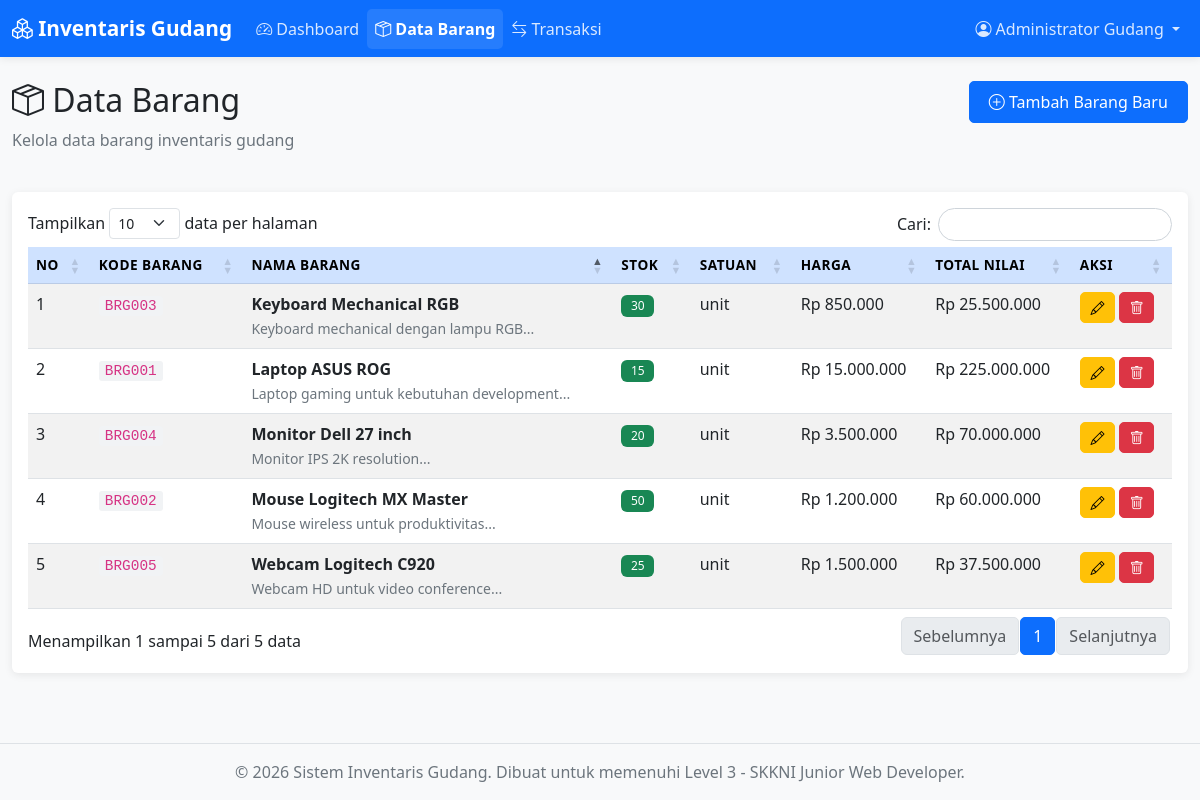
Page /barang.php (signed in) on the committed database.
### tables this page shows
CREATE TABLE barang (
    id INT(11) PRIMARY KEY AUTO_INCREMENT,
    kode_barang VARCHAR(20) NOT NULL UNIQUE COMMENT 'Kode unik barang (contoh: BRG001)',
    nama_barang VARCHAR(100) NOT NULL,
    stok INT(11) NOT NULL DEFAULT 0 COMMENT 'Jumlah stok barang',
    harga DECIMAL(15,2) NOT NULL DEFAULT 0 COMMENT 'Harga per satuan dalam Rupiah',
    satuan VARCHAR(20) NOT NULL DEFAULT 'pcs' COMMENT 'Satuan barang (pcs, box, kg, dll)',
    deskripsi TEXT COMMENT 'Deskripsi atau keterangan barang',
    created_at TIMESTAMP DEFAULT CURRENT_TIMESTAMP,
    updated_at TIMESTAMP DEFAULT CURRENT_TIMESTAMP ON UPDATE CURRENT_TIMESTAMP,
    INDEX idx_kode (kode_barang),
    INDEX idx_nama (nama_barang)
);

### functions.php (called while the page is built, shortened)
<?php
function format_rupiah($angka) {
    return "Rp " . number_format($angka, 0, ',', '.');
}
?>

### barang.php (the view, shortened to what this page needs)
<?php
require_once 'koneksi.php';
require_once 'functions.php';
$query = "SELECT * FROM barang ORDER BY nama_barang ASC";
$result = $koneksi->query($query);
include 'includes/header.php';
?>
<div class="row mb-4">
    <div class="col-md-8">
        <h2><i class="bi bi-box-seam"></i> Data Barang</h2>
        <p class="text-muted">Kelola data barang inventaris gudang</p>
    </div>
    <div class="col-md-4 text-end">
        <a href="tambah_barang.php" class="btn btn-primary">
            <i class="bi bi-plus-circle"></i> Tambah Barang Baru
        </a>
    </div>
</div>
<div class="card border-0 shadow-sm">
    <div class="card-body">
        <div class="table-responsive">
            <table id="tableBarang" class="table table-striped table-hover">
                <thead class="table-primary">
                    <tr>
                        <th>No</th>
                        <th>Kode Barang</th>
                        <th>Nama Barang</th>
                        <th>Stok</th>
                        <th>Satuan</th>
                        <th>Harga</th>
                        <th>Total Nilai</th>
                        <th>Aksi</th>
                    </tr>
                </thead>
                <tbody>
                    <?php
                    if ($result->num_rows > 0):
                        $no = 1;
                        while ($row = $result->fetch_assoc()):
                            $total_nilai = $row['stok'] * $row['harga'];
                            if ($row['stok'] == 0) {
                                $badge_class = 'bg-danger';
                            } elseif ($row['stok'] < 10) {
                                $badge_class = 'bg-warning text-dark';
                            } else {
                                $badge_class = 'bg-success';
                            }
                    ?>
                    <tr>
                        <td><?php echo $no++; ?></td>
                        <td><code><?php echo $row['kode_barang']; ?></code></td>
                        <td>
                            <strong><?php echo $row['nama_barang']; ?></strong>
                            <?php if ($row['deskripsi']): ?>
                                <br><small class="text-muted"><?php echo substr($row['deskripsi'], 0, 50); ?>...</small>
                            <?php endif; ?>
                        </td>
                        <td>
                            <span class="badge <?php echo $badge_class; ?>">
                                <?php echo $row['stok']; ?>
                            </span>
                        </td>
                        <td><?php echo $row['satuan']; ?></td>
                        <td><?php echo format_rupiah($row['harga']); ?></td>
                        <td><?php echo format_rupiah($total_nilai); ?></td>
                        <td>
                            <a href="edit_barang.php?id=<?php echo $row['id']; ?>"
                               class="btn btn-sm btn-warning"
                               title="Edit">
                                <i class="bi bi-pencil"></i>
                            </a>
                            <button onclick="hapusBarang(<?php echo $row['id']; ?>, '<?php echo addslashes($row['nama_barang']); ?>')"
                                    class="btn btn-sm btn-danger"
                                    title="Hapus">
                                <i class="bi bi-trash"></i>
                            </button>
                        </td>
                    </tr>
                    <?php
                        endwhile;
                    endif; ?>
                </tbody>
            </table>
        </div>
    </div>
</div>
<?php
include 'includes/footer.php';
?>

### assets/css/style.css (style rules this page uses)
body { font-family: 'Segoe UI', Tahoma, Geneva, Verdana, sans-serif; background-color: #f8f9fa; min-height: 100vh; display: flex; flex-direction: column; }
.card { transition: transform 0.2s ease, box-shadow 0.2s ease; }
.table thead th { font-weight: 600; text-transform: uppercase; font-size: 0.85rem; letter-spacing: 0.5px; }
.table tbody tr { transition: background-color 0.2s ease; }
.badge { padding: 0.4em 0.8em; font-weight: 500; }
.btn { border-radius: 5px; padding: 0.5rem 1.2rem; font-weight: 500; transition: all 0.3s ease; }
.btn-sm { padding: 0.25rem 0.6rem; }
.card { animation: fadeIn 0.3s ease; }
.shadow-sm { box-shadow: 0 2px 8px rgba(0, 0, 0, 0.08) !important; }
.text-muted { color: #6c757d !important; }
code { background-color: #f1f3f5; padding: 2px 6px; border-radius: 3px; font-size: 0.9em; }

### rows in the picture
barang: kode_barang "BRG003", nama_barang "Keyboard Mechanical RGB", deskripsi "Keyboard mechanical dengan lampu RGB", stok "30", satuan "unit", harga "Rp 850.000", format_rupiah($total_nilai) "Rp 25.500.000"
barang: kode_barang "BRG001", nama_barang "Laptop ASUS ROG", deskripsi "Laptop gaming untuk kebutuhan development", stok "15", satuan "unit", harga "Rp 15.000.000", format_rupiah($total_nilai) "Rp 225.000.000"
barang: kode_barang "BRG004", nama_barang "Monitor Dell 27 inch", deskripsi "Monitor IPS 2K resolution", stok "20", satuan "unit", harga "Rp 3.500.000", format_rupiah($total_nilai) "Rp 70.000.000"
barang: kode_barang "BRG002", nama_barang "Mouse Logitech MX Master", deskripsi "Mouse wireless untuk produktivitas", stok "50", satuan "unit", harga "Rp 1.200.000", format_rupiah($total_nilai) "Rp 60.000.000"
barang: kode_barang "BRG005", nama_barang "Webcam Logitech C920", deskripsi "Webcam HD untuk video conference", stok "25", satuan "unit", harga "Rp 1.500.000", format_rupiah($total_nilai) "Rp 37.500.000"

### other values in the picture
$_SESSION['nama_lengkap'] "Administrator Gudang"
